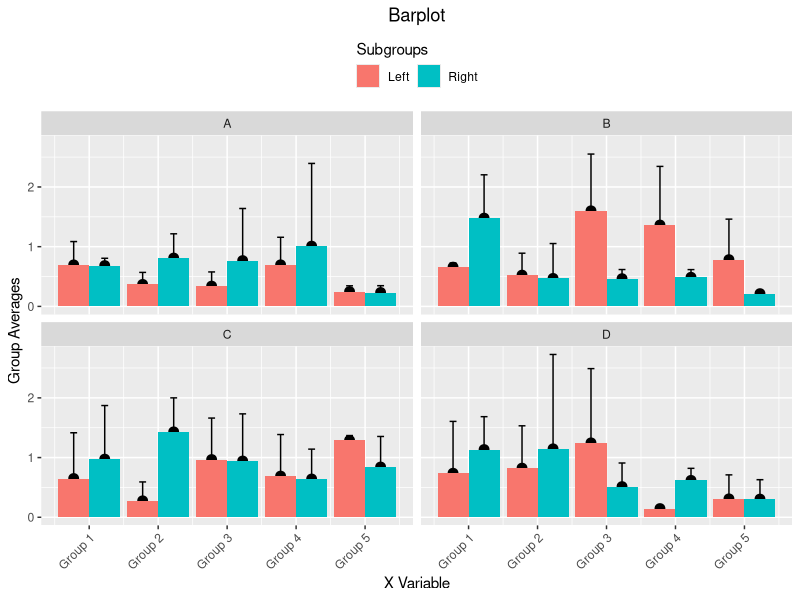

Reproduce this figure in R.
## ---- chunk 1
# Load packages----
require(data.table)
require(ggplot2)

# Data----
dt1 <- data.table(x = rep(1:5,
                          each = 20),
                  y = abs(rnorm(100)),
                  z = rep(LETTERS[1:4],
                          25),
                  grp = factor(rep(rep(c("Left",
                                         "Right"),
                                       each = 10),
                                   5)))
                  
# Summary by x and z
dt1[, mu := mean(y),
    by = list(x, z, grp)]
dt1[, std := sd(y),
    by = list(x, z, grp)]
dt1 <- unique(subset(dt1, select = -c(2)))
dt1

# Plot----
p1 <- ggplot(dt1,
             aes(x = x,
                 y = mu,
                 fill = grp,
                 group = grp)) +
  facet_wrap(~ z,
             nrow = 2) +
  geom_errorbar(aes(ymax = mu + std,
                    ymin = mu),
                width = 0.2,
                position = position_dodge(0.9)) +
  geom_point(position = position_dodge(0.9),
             size = 3) +
  geom_bar(position = position_dodge(),
           stat="identity") +
  scale_x_continuous("X Variable",
                     breaks = 1:5,
                     labels = paste("Group", 
                                    unique(dt1$x))) +
  scale_y_continuous("Group Averages") +
  ggtitle("Barplot") +
  guides(fill = guide_legend(title = "Subgroups",
                             title.position = "top",
                             nrow = 1)) +
  theme(plot.title = element_text(hjust = 0.5),
        legend.position = "top",
        axis.text.x = element_text(angle = 45,
                                   hjust = 1))
print(p1)

# Save the plot as a TIFF file
# tiff(filename = "tmp/barplot.tiff",
#      height = 5,
#      width = 5,
#      units = 'in',
#      res = 300,
#      compression = "lzw+p")
# print(p1)
# graphics.off()
